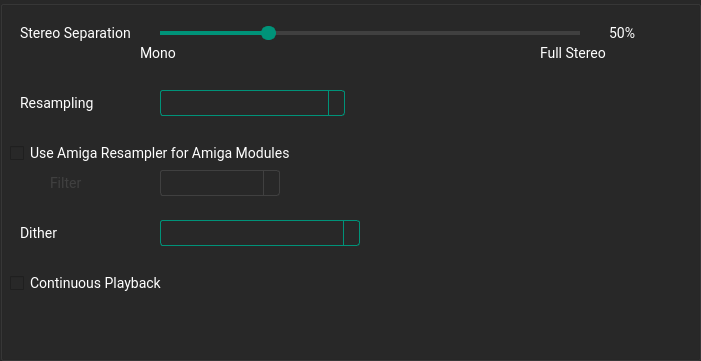
  <widget class="QGroupBox" name="groupBoxLibopenmpt">
   <property name="enabled">
    <bool>true</bool>
   </property>
   <property name="geometry">
    <rect>
     <x>170</x>
     <y>220</y>
     <width>701</width>
     <height>361</height>
    </rect>
   </property>
   <property name="styleSheet">
    <string notr="true">
        QWidget
                {
                border-color:#ff2828;
                selection-background-color: #333333/*selection*/;
                selection-color: #ffffff/*main text*/;
                font-family:Roboto;
                font-size:14px;
                background-color:#282828/*background*/;
                color:#ffffff/*main text*/;
                }
                QTextEdit {
                border: 8px solid;
                border-color:#009379/*main*/;
                border-radius: 3px;
                padding: 1px 18px 1px 3px;
                min-width: 6em;
                }

                QSlider::groove:horizontal {
                background-color: #404040/*medium*/;
                height: 4px;
                border-radius: 4px;
                }
                QSlider::handle:horizontal {
                background-color: #009379/*main*/;
                border: 2px solid #009379/*main*/;
                width: 11px;
                height: 20px;
                line-height: 20px;
                margin-top: -5px;
                margin-bottom: -5px;
                border-radius: 7px;
                }
                QSlider::handle:horizontal:hover {
                background-color: #00c09e/*main hover*/;
                border: 2px solid #00c09e/*main hover*/;
                }

                QSlider::sub-page:horizontal {
                background-color:#009379/*main*/;
                }
                QComboBox {
                border: 1px solid;
                border-color: #009379/*main*/;
                border-radius: 3px;
                padding: 1px 18px 1px 3px;
                }

                QComboBox:!editable, QComboBox::drop-down:editable {
                background: ;
                }

                /* QComboBox gets the &quot;on&quot; state when the popup is open */
                QComboBox:!editable:on, QComboBox::drop-down:editable:on {
                background: #333333/*selection*/
                }

                QComboBox:on { /* shift the text when the popup opens */
                padding-top: 3px;
                padding-left: 4px;
                }

                QComboBox::drop-down {
                subcontrol-origin: padding;
                subcontrol-position: top right;
                width: 15px;

                border-left-width: 1px;
                border-left-color: #009379/*main*/;
                border-left-style: solid; /* just a single line */
                border-top-right-radius: 3px; /* same radius as the QComboBox */
                border-bottom-right-radius: 3px;
                }
                QComboBox QAbstractItemView {
                border: 1px solid;
                border-color: #009379/*main*/;
                background-color:#282828/*background*/;
                outline:none;
                }

                QComboBox::down-arrow:on { /* shift the arrow when popup is open */
                top: 1px;
                left: 1px;
                }

                QLineEdit {
                border: 1px solid;
                border-color:#009379/*main*/;
                border-radius: 3px;
                padding: 1px 18px 1px 3px;
                min-width: 6em;
                }
                QLineEdit:disabled{
                border-color:#404040/*medium*/;
                }
                QWidget:disabled
                {
                color:#404040/*medium*/;

                }

                QSlider::handle:disabled {
                background-color: #404040/*medium*/;
                border: 2px solid #404040/*medium*/;
                }
                QSlider::sub-page:horizontal:disabled {
                background-color:#404040/*medium*/;
                }
                QComboBox:disabled {
                border: 1px solid #404040/*medium*/;

                }
                QComboBox::drop-down:disabled {

                border-left-color: #404040/*medium*/;

                }
                QPushButton
                {
                font-family:roboto;
                background-color: #b7b7b7/*button*/;
                border-radius: 12px;
                padding:4px;
                font-size:14px;
                color:#282828/*background*/;
                }
                QPushButton:hover
                {
                background-color: #ffffff/*button hover*/;
                }
    </string>
   </property>
   <property name="title">
    <string/>
   </property>
   <property name="flat">
    <bool>true</bool>
   </property>
   <widget class="QLabel" name="labelLibopenmptStereoSeparation">
    <property name="geometry">
     <rect>
      <x>20</x>
      <y>20</y>
      <width>121</width>
      <height>26</height>
     </rect>
    </property>
    <property name="lineWidth">
     <number>1</number>
    </property>
    <property name="text">
     <string>Stereo Separation</string>
    </property>
   </widget>
   <widget class="QSlider" name="sliderLibopenmptStereoSeparation">
    <property name="geometry">
     <rect>
      <x>160</x>
      <y>20</y>
      <width>420</width>
      <height>26</height>
     </rect>
    </property>
    <property name="maximum">
     <number>200</number>
    </property>
    <property name="value">
     <number>50</number>
    </property>
    <property name="sliderPosition">
     <number>50</number>
    </property>
    <property name="orientation">
     <enum>Qt::Orientation::Horizontal</enum>
    </property>
   </widget>
   <widget class="QLabel" name="labelLibopenmptStereoSeparationMin">
    <property name="geometry">
     <rect>
      <x>140</x>
      <y>40</y>
      <width>41</width>
      <height>26</height>
     </rect>
    </property>
    <property name="text">
     <string>Mono</string>
    </property>
   </widget>
   <widget class="QLabel" name="labelLibopenmptStereoSeparationMax">
    <property name="geometry">
     <rect>
      <x>540</x>
      <y>40</y>
      <width>91</width>
      <height>26</height>
     </rect>
    </property>
    <property name="text">
     <string>Full Stereo</string>
    </property>
   </widget>
   <widget class="QLabel" name="labelLibopenmptStereoSeparationValue">
    <property name="geometry">
     <rect>
      <x>590</x>
      <y>20</y>
      <width>45</width>
      <height>26</height>
     </rect>
    </property>
    <property name="text">
     <string>50%</string>
    </property>
    <property name="alignment">
     <set>Qt::AlignmentFlag::AlignRight|Qt::AlignmentFlag::AlignTrailing|Qt::AlignmentFlag::AlignVCenter</set>
    </property>
   </widget>
   <widget class="QLabel" name="labelLibopenmptResampling">
    <property name="geometry">
     <rect>
      <x>20</x>
      <y>90</y>
      <width>91</width>
      <height>26</height>
     </rect>
    </property>
    <property name="lineWidth">
     <number>1</number>
    </property>
    <property name="text">
     <string>Resampling</string>
    </property>
   </widget>
   <widget class="QComboBox" name="comboBoxLibopenmptResampling">
    <property name="geometry">
     <rect>
      <x>160</x>
      <y>90</y>
      <width>185</width>
      <height>26</height>
     </rect>
    </property>
    <property name="autoFillBackground">
     <bool>false</bool>
    </property>
    <property name="styleSheet">
     <string notr="true"/>
    </property>
    <property name="editable">
     <bool>false</bool>
    </property>
    <property name="currentText">
     <string/>
    </property>
    <property name="placeholderText">
     <string/>
    </property>
    <property name="frame">
     <bool>false</bool>
    </property>
   </widget>
   <widget class="QCheckBox" name="checkBoxLibopenmptAmigaResampler">
    <property name="geometry">
     <rect>
      <x>10</x>
      <y>140</y>
      <width>320</width>
      <height>26</height>
     </rect>
    </property>
    <property name="text">
     <string>Use Amiga Resampler for Amiga Modules</string>
    </property>
    <property name="iconSize">
     <size>
      <width>40</width>
      <height>40</height>
     </size>
    </property>
   </widget>
   <widget class="QLabel" name="labelLibopenmptFilter">
    <property name="enabled">
     <bool>false</bool>
    </property>
    <property name="geometry">
     <rect>
      <x>50</x>
      <y>170</y>
      <width>91</width>
      <height>26</height>
     </rect>
    </property>
    <property name="lineWidth">
     <number>1</number>
    </property>
    <property name="text">
     <string>Filter</string>
    </property>
   </widget>
   <widget class="QComboBox" name="comboBoxLibopenmptFilter">
    <property name="enabled">
     <bool>false</bool>
    </property>
    <property name="geometry">
     <rect>
      <x>160</x>
      <y>170</y>
      <width>120</width>
      <height>26</height>
     </rect>
    </property>
    <property name="autoFillBackground">
     <bool>false</bool>
    </property>
    <property name="styleSheet">
     <string notr="true"/>
    </property>
    <property name="editable">
     <bool>false</bool>
    </property>
    <property name="currentText">
     <string/>
    </property>
    <property name="placeholderText">
     <string/>
    </property>
    <property name="frame">
     <bool>false</bool>
    </property>
   </widget>
   <widget class="QLabel" name="labelLibopenmptDither">
    <property name="geometry">
     <rect>
      <x>20</x>
      <y>220</y>
      <width>91</width>
      <height>26</height>
     </rect>
    </property>
    <property name="lineWidth">
     <number>1</number>
    </property>
    <property name="text">
     <string>Dither</string>
    </property>
   </widget>
   <widget class="QComboBox" name="comboBoxLibopenmptDither">
    <property name="enabled">
     <bool>true</bool>
    </property>
    <property name="geometry">
     <rect>
      <x>160</x>
      <y>220</y>
      <width>200</width>
      <height>26</height>
     </rect>
    </property>
    <property name="autoFillBackground">
     <bool>false</bool>
    </property>
    <property name="styleSheet">
     <string notr="true"/>
    </property>
    <property name="editable">
     <bool>false</bool>
    </property>
    <property name="currentText">
     <string/>
    </property>
    <property name="placeholderText">
     <string/>
    </property>
    <property name="frame">
     <bool>false</bool>
    </property>
   </widget>
   <widget class="QCheckBox" name="checkBoxLibopenmptContinuousPlayback">
    <property name="geometry">
     <rect>
      <x>10</x>
      <y>270</y>
      <width>200</width>
      <height>26</height>
     </rect>
    </property>
    <property name="text">
     <string>Continuous Playback</string>
    </property>
    <property name="iconSize">
     <size>
      <width>40</width>
      <height>40</height>
     </size>
    </property>
   </widget>
  </widget>
